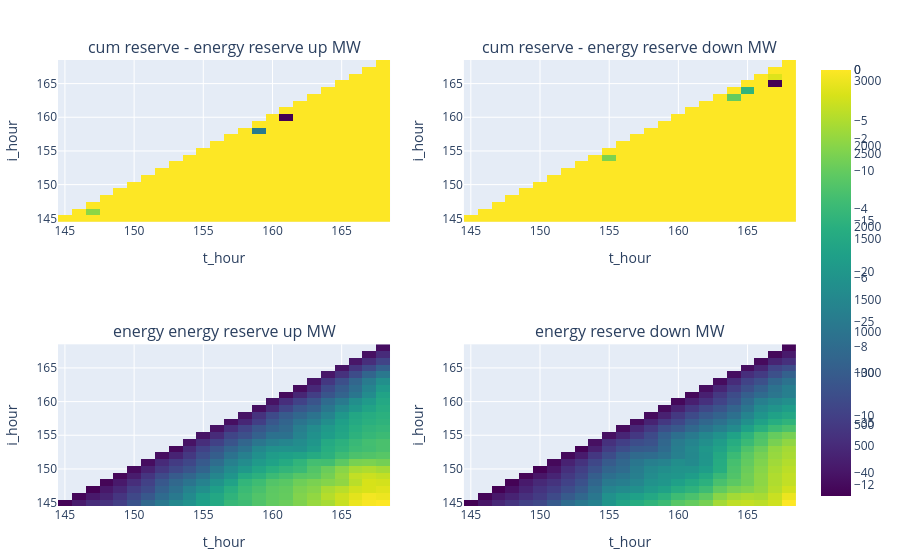

Notebook code cell kept with this figure:
### Code cell
cumsum_required_reserve = required_energy_reserve[:,[:i_hour,:t_hour]] # cumualtive required reserve between i and t
f(i,t,df) = 
    (reserve_up_MW = sum(df[(df.hour.>=i).&&(df.hour.<=t),:reserve_up_MW]),
    reserve_down_MW = sum(df[(df.hour.>=i).&&(df.hour.<=t),:reserve_down_MW]),
    )
transform!(groupby(cumsum_required_reserve,[:i_hour, :t_hour]), [:i_hour, :t_hour] => ((i,t) -> f(i,t,required_reserve)) => AsTable)
;
# delta with energy reserve. 
delta = cumsum_required_reserve[:, [:reserve_up_MW, :reserve_down_MW]] .- required_energy_reserve[:, [:reserve_up_MW, :reserve_down_MW]]
delta.i_hour .= cumsum_required_reserve.i_hour
delta.t_hour .= cumsum_required_reserve.t_hour
delta[delta.reserve_up_MW .>=0,:reserve_up_MW].= 0
delta[delta.reserve_down_MW .>=0,:reserve_down_MW].= 0
# delta = filter(row -> all(x -> x <= 0, row[[:reserve_up_MW, :reserve_down_MW]]), delta)
;
p1 = PlotlyJS.plot(heatmap(x=delta.t_hour, y=delta.i_hour, z=delta.reserve_up_MW, colorscale="Viridis"), Layout(title="cum reserve - energy reserve up MW", xaxis_title="t_hour", yaxis_title="i_hour"))
p2 = PlotlyJS.plot(heatmap(x=delta.t_hour, y=delta.i_hour, z=delta.reserve_down_MW, colorscale="Viridis"), Layout(title="cum reserve - energy reserve down MW", xaxis_title="t_hour", yaxis_title="i_hour"))
p3 = PlotlyJS.plot(heatmap(x=required_energy_reserve.t_hour, y=required_energy_reserve.i_hour, z=required_energy_reserve.reserve_up_MW, colorscale="Viridis"), Layout(title="energy energy reserve up MW", xaxis_title="t_hour", yaxis_title="i_hour"))
p4 = PlotlyJS.plot(heatmap(x=required_energy_reserve.t_hour, y=required_energy_reserve.i_hour, z=required_energy_reserve.reserve_down_MW, colorscale="Viridis"), Layout(title="energy reserve down MW", xaxis_title="t_hour", yaxis_title="i_hour"))
# p3 = PlotlyJS.plot(heatmap(x=sol_2.t, y=sol_2.i, z=sol_2.sDNDIS, colorscale="Viridis"))
# p4 = PlotlyJS.plot(heatmap(x=sol_2.t, y=sol_2.i, z=sol_2.sDNCH, colorscale="Viridis"))
[p1 p2; p3 p4]

### Figure 1 — Plotly figure (JSON) as saved in the notebook; plotly's stock layout.template omitted (floating-point values rounded to 4 significant figures; data arrays with more than 128 entries replaced by an {"elided": "..."} marker saying what was removed)
{"data": [{"colorscale": "Viridis", "transpose": true, "type": "heatmap", "x": {"elided": "300 int values"}, "xaxis": "x1", "y": {"elided": "300 int values"}, "yaxis": "y1", "z": {"elided": "300 float values"}}, {"colorscale": "Viridis", "transpose": true, "type": "heatmap", "x": {"elided": "300 int values"}, "xaxis": "x2", "y": {"elided": "300 int values"}, "yaxis": "y2", "z": {"elided": "300 float values"}}, {"colorscale": "Viridis", "transpose": true, "type": "heatmap", "x": {"elided": "300 int values"}, "xaxis": "x3", "y": {"elided": "300 int values"}, "yaxis": "y3", "z": {"elided": "300 float values"}}, {"colorscale": "Viridis", "transpose": true, "type": "heatmap", "x": {"elided": "300 int values"}, "xaxis": "x4", "y": {"elided": "300 int values"}, "yaxis": "y4", "z": {"elided": "300 float values"}}], "layout": {"annotations": [{"font": {"size": 16}, "showarrow": false, "text": "cum reserve - energy reserve up MW", "x": 0.225, "xanchor": "center", "xref": "paper", "y": 1, "yanchor": "bottom", "yref": "paper"}, {"font": {"size": 16}, "showarrow": false, "text": "cum reserve - energy reserve down MW", "x": 0.775, "xanchor": "center", "xref": "paper", "y": 1, "yanchor": "bottom", "yref": "paper"}, {"font": {"size": 16}, "showarrow": false, "text": "energy energy reserve up MW", "x": 0.225, "xanchor": "center", "xref": "paper", "y": 0.3625, "yanchor": "bottom", "yref": "paper"}, {"font": {"size": 16}, "showarrow": false, "text": "energy reserve down MW", "x": 0.775, "xanchor": "center", "xref": "paper", "y": 0.3625, "yanchor": "bottom", "yref": "paper"}], "margin": {"b": 50, "l": 50, "r": 50, "t": 60}, "xaxis1": {"anchor": "y1", "domain": [0, 0.45], "title": {"text": "t_hour"}}, "xaxis2": {"anchor": "y2", "domain": [0.55, 1], "title": {"text": "t_hour"}}, "xaxis3": {"anchor": "y3", "domain": [0, 0.45], "title": {"text": "t_hour"}}, "xaxis4": {"anchor": "y4", "domain": [0.55, 1], "title": {"text": "t_hour"}}, "yaxis1": {"anchor": "x1", "domain": [0.6375, 1], "title": {"text": "i_hour"}}, "yaxis2": {"anchor": "x2", "domain": [0.6375, 1], "title": {"text": "i_hour"}}, "yaxis3": {"anchor": "x3", "domain": [5.551e-17, 0.3625], "title": {"text": "i_hour"}}, "yaxis4": {"anchor": "x4", "domain": [5.551e-17, 0.3625], "title": {"text": "i_hour"}}}}
